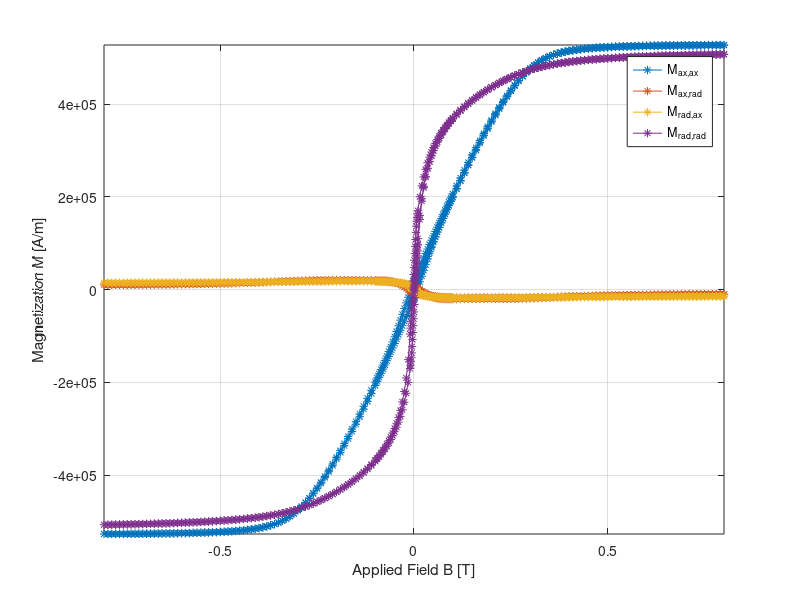

This figure's MATLAB source: (Note: this script raises an error after producing the figure.)
close all
clear all 
clc

%% Parameters
k_helix = 2


mu_0 = 1.25663706e-6;
Oe_to_Am = 1e3/(4*pi);
emu_to_Am2 = 1e-3;
rho_Ni = 8914e3; %g/m^3
m_s = 54.97;  %emu/g or mA * m^2/g
M_s = m_s*rho_Ni*emu_to_Am2;
chi_m = 24;

d_helix = 250e-6;
D_helix = 1.51e-3;
h_helix = 0.4e-3;
L = k_helix*sqrt(h_helix^2+(D_helix*pi)^2);
A = (d_helix/2)^2*pi;
V = L*A;

%%

Data_ax = dlmread('Clean/Helix_Ni_k2-VIR_axial.txt', ',', 1, 0);
H_app_ax = Data_ax(:,8)*Oe_to_Am;
M_ax_ax = (Data_ax(:,10)/1000)*emu_to_Am2/V;
M_ax_rad = (Data_ax(:,11)/1000)*emu_to_Am2/V;


M_s_ax_ax = max(M_ax_ax);
M_s_ax_rad = max(M_ax_ax);

Data_rad = dlmread('Clean/Helix_Ni_k2-VIR_radial.txt', ',', 1, 0);
H_app_rad = Data_rad(:,8)*Oe_to_Am;
M_rad_rad = (Data_rad(:,10)/1000)*emu_to_Am2/V;
M_rad_ax = -(Data_rad(:,11)/1000)*emu_to_Am2/V;

M_s_rad_rad = max(M_rad_rad);
M_s_rad_ax = max(M_rad_ax);

plot(H_app_ax*mu_0,M_ax_ax,'-*',H_app_ax*mu_0,M_ax_rad,'-*',H_app_rad*mu_0,M_rad_ax,'-*',H_app_rad*mu_0,M_rad_rad,'-*')
grid on
axis tight
xlabel('Applied Field B [T]')
ylabel('Magnetization M [A/m]')
legend('M_{ax,ax}','M_{ax,rad}','M_{rad,ax}','M_{rad,rad}')

Helix_Data_Raw.B_app_ax = Data_ax(:,8);
Helix_Data_Raw.B_app_rad = Data_rad(:,8);
Helix_Data_Raw.M_ax_ax = Data_ax(:,10);
Helix_Data_Raw.M_ax_rad = Data_ax(:,11);
Helix_Data_Raw.M_rad_rad = Data_rad(:,10);
Helix_Data_Raw.M_rad_ax = Data_rad(:,11);

save('Helix_Data_Raw.mat','Helix_Data_Raw')

Helix_Data.B_app_ax = H_app_ax*mu_0;
Helix_Data.B_app_rad = H_app_rad*mu_0;
Helix_Data.M_ax_ax = M_ax_ax;
Helix_Data.M_ax_rad = M_ax_rad;
Helix_Data.M_rad_rad = M_rad_rad;
Helix_Data.M_rad_ax = M_rad_ax;

save('Helix_Data.mat','Helix_Data')

Helix_Data_Normalized.B_app_ax = H_app_ax*mu_0;
Helix_Data_Normalized.B_app_rad = H_app_rad*mu_0;
Helix_Data_Normalized.M_ax_ax = M_ax_ax/M_s_ax_ax;
Helix_Data_Normalized.M_ax_rad = M_ax_rad/M_s_ax_rad;
Helix_Data_Normalized.M_rad_rad = M_rad_rad/M_s_rad_rad;
Helix_Data_Normalized.M_rad_ax = M_rad_ax/M_rad_ax;

save('Helix_Data_Normalized.mat','Helix_Data_Normalized')

%% Simplification of Hysteresis Model
[H_app_ax_simplified, M_ax_ax_simplified, m_scale_ax] = SimplifyMH(H_app_ax,M_ax_ax,M_s,'Saturates');
[~, M_ax_rad_simplified ] = SimplifyMH(H_app_ax,M_ax_rad,m_scale_ax,'Zero');
[H_app_rad_simplified, M_rad_rad_simplified, m_scale_rad] = SimplifyMH(H_app_rad,M_rad_rad,M_s,'Saturates');
[~, M_rad_ax_simplified ] = SimplifyMH(H_app_rad,M_rad_ax,m_scale_rad,'Zero');

%% Splitting of Simplified Model (Positive Part)
H_app_monotone_ax = 1/mu_0;
I_pos_ax = find(H_app_ax_simplified >=0 & H_app_ax_simplified < H_app_monotone_ax);
H_app_ax_pos = H_app_ax_simplified(I_pos_ax);
M_ax_ax_pos = M_ax_ax_simplified(I_pos_ax);
M_ax_rad_pos = M_ax_rad_simplified(I_pos_ax);

H_app_monotone_rad = 1/mu_0;
I_pos_rad = find(H_app_rad_simplified >=0 & H_app_ax_simplified < H_app_monotone_rad);
H_app_rad_pos = H_app_rad_simplified(I_pos_rad);
M_rad_ax_pos = M_rad_ax_simplified(I_pos_rad);
M_rad_rad_pos = M_rad_rad_simplified(I_pos_rad);


%% Variance of Fit Analysis (High Fields)
N_end = 1;
[var_ax_high,M_s_ax_ax, M_s_ax_rad] = var_est_high(H_app_ax_pos,M_ax_ax_pos,M_ax_rad_pos,N_end);
[var_rad_high,M_s_rad_ax, M_s_rad_rad] = var_est_high(H_app_rad_pos,M_rad_ax_pos,M_rad_rad_pos,N_end);

figure(2)
plot(H_app_ax_pos*mu_0,var_ax_high,'-*',H_app_rad_pos*mu_0,var_rad_high,'-*')
grid on
axis tight
legend('Axial Direction', 'Radial Direction')
title({['Variance of linear fit for variable data points'],['Helix: k=' num2str(k_helix)]})
ylabel('Variance s^2 [A^2/m^2]')
xlabel('B_{app} [T] (Points Used)')

%% Variance of Fit Analysis (Low Fields)
[m_ax, var_ax_low] = var_est_low(H_app_ax_pos,M_ax_ax_pos,M_ax_rad_pos);
[m_rad, var_rad_low] = var_est_low(H_app_rad_pos,M_rad_ax_pos,M_rad_rad_pos);

figure(1)
plot(H_app_ax_pos*mu_0,var_ax_low,'-*',H_app_rad_pos*mu_0,var_rad_low,'-*')
grid on
axis tight
legend('Axial Direction', 'Radial Direction')
title({['Variance of linear fit for variable data points'],['Helix: k=' num2str(k_helix)]})
ylabel('Variance s^2 [A^2/m^2]')
xlabel('B_{app} [T] (Points Used)')

B_ax = 0.01; %Read from the Variance analysis plot
i_axial = length(find(H_app_ax_pos*mu_0 <= B_ax));

B_rad = 0.01; %Read from the Variance analysis plot
i_rad = length(find(H_app_rad_pos*mu_0 <= B_rad));

%% N simulation High
load('N_simulation_High.mat')
chi_a_sim_High = inv(eye(3)/chi_m + N_simulation_High);

%% N simulation Low
load('N_simulation_Low.mat')
chi_a_sim_Low = inv(eye(3)/chi_m + N_simulation_Low);

%% N measurements High
r_sat_ax = 0.87; %Saturation Point
r_sat_rad = 0.87;

M_ax_ax_sat = r_sat_ax*M_s;
H_app_sat_ax  = interp1(M_ax_ax_pos,H_app_ax_pos,M_ax_ax_sat,'spline');
chi_a_High_ax_ax = M_s/H_app_sat_ax;
chi_a_High_ax_rad = 0;

M_rad_rad_sat = r_sat_rad*M_s;
H_app_sat_rad  = interp1(M_rad_rad_pos,H_app_rad_pos,M_rad_rad_sat,'spline');
chi_a_High_rad_rad = M_s/H_app_sat_rad;
chi_a_High_rad_ax = 0;

chi_a_High = [...
    chi_a_High_rad_rad   0                   chi_a_High_ax_rad;...
    0                   chi_a_High_rad_rad   chi_a_High_ax_rad;...
    chi_a_High_rad_ax    chi_a_High_rad_ax    chi_a_High_ax_ax];

N_high = inv(chi_a_High)- eye(3)/chi_m;

%% N measurements Low
chi_a_Low_ax_ax = m_ax(i_axial,1);
chi_a_Low_ax_rad = m_ax(i_axial,2);
chi_a_Low_rad_ax = m_rad(i_rad,1);
chi_a_Low_rad_rad = m_rad(i_rad,2);

chi_a_Low = [...
    chi_a_Low_rad_rad   0                   chi_a_Low_ax_rad;...
    0                   chi_a_Low_rad_rad   chi_a_Low_ax_rad;...
    chi_a_Low_rad_ax    chi_a_Low_rad_ax    chi_a_Low_ax_ax];

N_low = inv(chi_a_Low)- eye(3)/chi_m;

%% Plot of Curves with Fits
subplot(2,1,1)
plot(H_app_ax_pos*mu_0,M_ax_ax_pos,'-*',...
    H_app_ax_pos*mu_0,M_ax_rad_pos,'-*',...
    H_app_ax_pos*mu_0,H_app_ax_pos*chi_a_Low(3,3),'b--',...
H_app_ax_pos*mu_0,H_app_ax_pos*chi_a_sim_Low(3,3),'b-',...    
H_app_ax_pos*mu_0,H_app_ax_pos*chi_a_Low(2,3),'r--',...
        H_app_ax_pos*mu_0,H_app_ax_pos*chi_a_sim_Low(2,3),'r-',...
H_app_ax_pos*mu_0,H_app_ax_pos*chi_a_High(3,3),'k--',...
    H_app_ax_pos*mu_0,H_app_ax_pos*chi_a_sim_High(3,3),'k-',...
    H_app_ax_pos*mu_0,ones(length(H_app_ax_pos),1)*M_s)
axis tight
grid on
ylim([1.1*min([M_ax_ax_pos; M_ax_rad_pos]) 1.1*max([M_ax_ax_pos; M_ax_rad_pos])])
legend('Axial Magnetization','Radial Magnetization','Axial Linearization (Measurement)','Axial Linearization (Simulation)','Radial Linearization (Measurement)','Radial Linearization (Simulation)','Saturation Slope (Measurement)','Saturation Slope (Simulation)','Total Saturation')
title({['','Analysis of VSM Measurements (k = '  num2str(k_helix) ')'],'','Simplified Magnetization Curves (Axial Direction)'})
xlabel('Applied Field B [T]')
ylabel('Magnetization M [A/m]')

subplot(2,1,2)
plot(H_app_rad_pos*mu_0,M_rad_rad_pos,'-*',...
    H_app_rad_pos*mu_0,M_rad_ax_pos,'-*',...
    H_app_rad_pos*mu_0,H_app_rad_pos*chi_a_Low(1,1),'b--',...
    H_app_rad_pos*mu_0,H_app_rad_pos*chi_a_sim_Low(1,1),'b-',...
    H_app_rad_pos*mu_0,H_app_rad_pos*chi_a_Low(3,2),'r--',...
    H_app_rad_pos*mu_0,H_app_rad_pos*chi_a_sim_Low(3,2),'r-',...
    H_app_rad_pos*mu_0,H_app_rad_pos*chi_a_High(1,1),'k--',...
    H_app_rad_pos*mu_0,H_app_rad_pos*chi_a_sim_High(1,1),'k-',...
    H_app_rad_pos*mu_0,ones(length(H_app_rad_pos),1)*M_s)

axis tight
grid on
ylim([1.1*min([M_ax_ax_pos; M_ax_rad_pos]) 1.1*max([M_ax_ax_pos; M_ax_rad_pos])])
legend('Radial Magnetization','Axial Magnetization','Radial Linearization (Measurement)','Radial Linearization (Simulation)','Axial Linearization (Measurement)','Axial Linearization (Simulation)','Saturation Slope (Measurement)','Saturation Slope (Simulation)','Total Saturation')
title({['','Analysis of VSM Measurements (k = '  num2str(k_helix) ')'],'','Simplified Magnetization Curves (Radial Direction)'})
xlabel('Applied Field B [T]')
ylabel('Magnetization M [A/m]')





%%
N_simulation_Low
N_low
N_simulation_High
N_high

chi_a_sim_Low
chi_a_Low
chi_a_sim_High
chi_a_High
